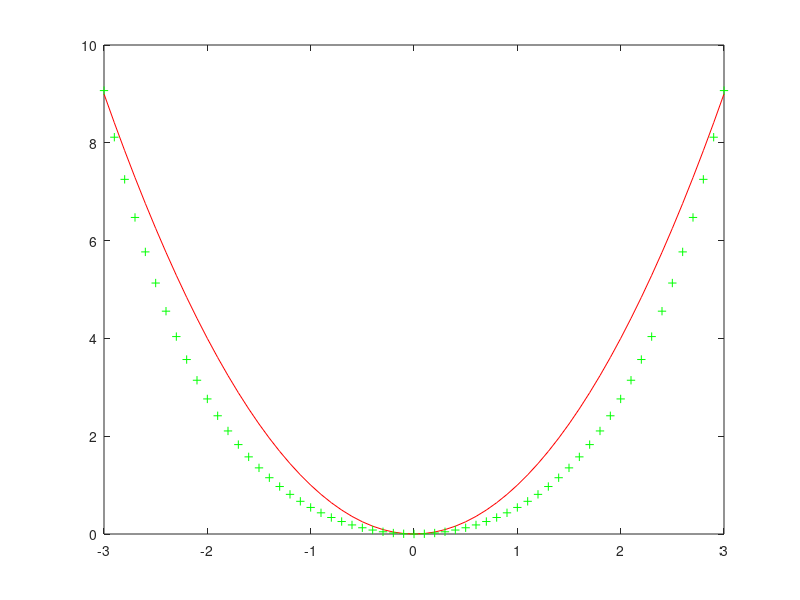

MATLAB code to generate this figure:
x = [-3:.1:3];
y_parabola = x.^2;
y_caternary = cosh(x) - 1;
plot(x, y_parabola, "r-");
hold on;
plot(x, y_caternary, "g+");
